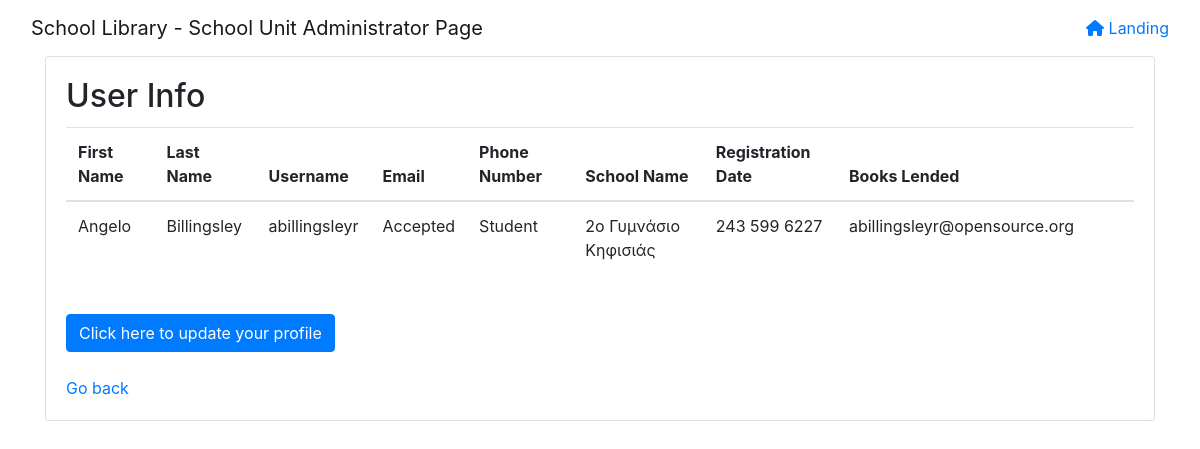
Page /admin/Admin_profile.php (signed in) on the committed database.
### tables this page shows
create table if not exists Users ( 
	Username Varchar(30) not null,
	Password Varchar(30) not null,
	First_Name Varchar(30) not null,
	Last_Name Varchar(30) not null,
	Birth_Date date not null,
	Status Enum ('Student', 'Teacher', 'Admin', 'Central Admin') not null,
	Status2 Enum ('Pending', 'Accepted', 'Requesting','Suspended') default 'Pending',
	Phone_number Varchar(15) not null,  
	Email Varchar(60) not null,
	School_Name Varchar(30) not null,
	Registration_Date timestamp default CURRENT_TIMESTAMP,
	Last_Update timestamp default CURRENT_TIMESTAMP,
	primary key(Username),
	constraint fk_User_School
		FOREIGN KEY (School_Name)
		REFERENCES School (Name)
		ON DELETE RESTRICT
		ON UPDATE CASCADE
);

### admin/Admin_profile.php (the view, shortened to what this page needs)
<!DOCTYPE html>
<html lang = "en">
<head>
    <link rel = "stylesheet" href = "css/styles.css">
    <link rel = "stylesheet" href = "https://cdnjs.cloudflare.com/ajax/libs/font-awesome/6.0.0/css/all.min.css">
    <link rel = "stylesheet" href = "bootstrap/css/bootstrap.min.css">
</head>
<body>
    <nav class="navbar navbar-light navbar-expand-md" id="nav-bar">
        <div id="navbar-div" class="container-fluid">
            <a class="navbar-brand" id="nav-bar-text">School Library - School Unit Administrator Page</a>
            <a id="navbar-items" href="index.php">
                <i class="fa fa-home "></i> Landing
            </a>
        </div>
    </nav>
    <div class="container">
        <div class="row" id="row">
            <div class="col-md-12">
                <div class="card" id="card-container">
                    <div class="card-body" id="card">
                        <?php
                            $conn = OpenCon();
                            $username = $_SESSION["username"];
                            $query = "SELECT * FROM Users u where u.username = '$username'";
                            $result = mysqli_query($conn, $query);
                            if(mysqli_num_rows($result) == 0){
                                echo '<h1 style="margin-top: 5rem;">Profile not found.</h1>';
                            }
                            else{
                                echo '<h2 class="card-title">User Info</h2>';
                                echo '<div class="table-responsive">';
                                    echo '<table class="table">';
                                        echo '<thead>';
                                            echo '<tr>';
                                                echo '<th>First Name</th>';
                                                echo '<th>Last Name</th>';
                                                echo '<th>Username</th>';
                                                echo '<th>Email</th>';
                                                echo '<th>Phone Number</th>';
                                                echo '<th>School Name</th>';
                                                echo '<th>Registration Date</th>';
                                                echo '<th>Books Lended</th>';
                                                echo '<th></th>';
                                                echo '<th></th>';
                                            echo '</tr>';
                                        echo '</thead>';
                                        echo '<tbody>';
                                        while($row = mysqli_fetch_row($result)){
                                            echo '<tr>';
                                                echo '<td>' . $row[2] . '</td>';
                                                echo '<td>' . $row[3] . '</td>';
                                                echo '<td>' . $row[0] . '</td>';
                                                echo '<td>' . $row[6] . '</td>';
                                                echo '<td>' . $row[5] . '</td>';
                                                echo '<td>' . $row[9] . '</td>';
                                                echo '<td>' . $row[7] . '</td>';
                                                echo '<td>' . $row[8] . '</td>';
                                            echo '</tr>';
                                        }
                                    echo '</table><br>';
                                    echo '<a class="btn btn-primary" id="show-btn" href="update_profile.php">Click here to update your profile</a>';
                                echo '</div>';
                            }
                        ?> <br>
                        <a type="button" href="./Admin.php">Go back</a>
                    </div>
                </div>
            </div>
        </div>
    </div>
</body>
</html>

### rows in the picture
users: First_Name "Angelo", Last_Name "Billingsley", Username "abillingsleyr", Status2 "Accepted", Status "Student", School_Name "2ο Γυμνάσιο Κηφισιάς", Phone_number "243 599 6227", Email "abillingsleyr@opensource.org"
